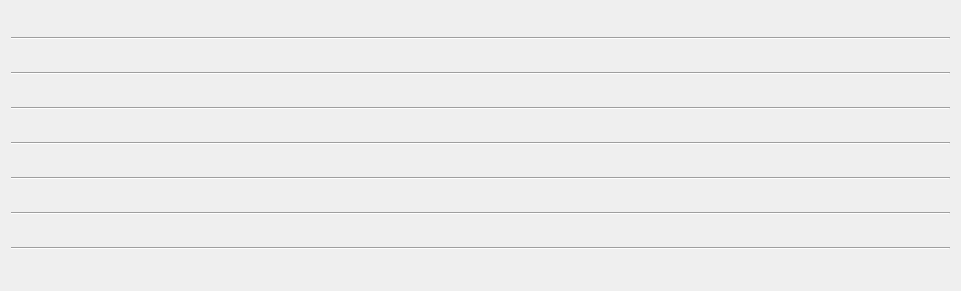
        <widget class="QWidget" name="layoutWidget">
         <property name="geometry">
          <rect>
           <x>42</x>
           <y>7</y>
           <width>961</width>
           <height>291</height>
          </rect>
         </property>
         <layout class="QVBoxLayout" name="lines_splitter">
          <item>
           <widget class="Line" name="line_8">
            <property name="orientation">
             <enum>Qt::Horizontal</enum>
            </property>
           </widget>
          </item>
          <item>
           <widget class="Line" name="line_14">
            <property name="orientation">
             <enum>Qt::Horizontal</enum>
            </property>
           </widget>
          </item>
          <item>
           <widget class="Line" name="line_15">
            <property name="orientation">
             <enum>Qt::Horizontal</enum>
            </property>
           </widget>
          </item>
          <item>
           <widget class="Line" name="line_16">
            <property name="orientation">
             <enum>Qt::Horizontal</enum>
            </property>
           </widget>
          </item>
          <item>
           <widget class="Line" name="line_22">
            <property name="orientation">
             <enum>Qt::Horizontal</enum>
            </property>
           </widget>
          </item>
          <item>
           <widget class="Line" name="line_17">
            <property name="orientation">
             <enum>Qt::Horizontal</enum>
            </property>
           </widget>
          </item>
          <item>
           <widget class="Line" name="line_23">
            <property name="orientation">
             <enum>Qt::Horizontal</enum>
            </property>
           </widget>
          </item>
         </layout>
         <zorder>line_17</zorder>
         <zorder>line_22</zorder>
         <zorder>line_8</zorder>
         <zorder>line_23</zorder>
         <zorder>line_15</zorder>
         <zorder>line_14</zorder>
         <zorder>line_16</zorder>
        </widget>
